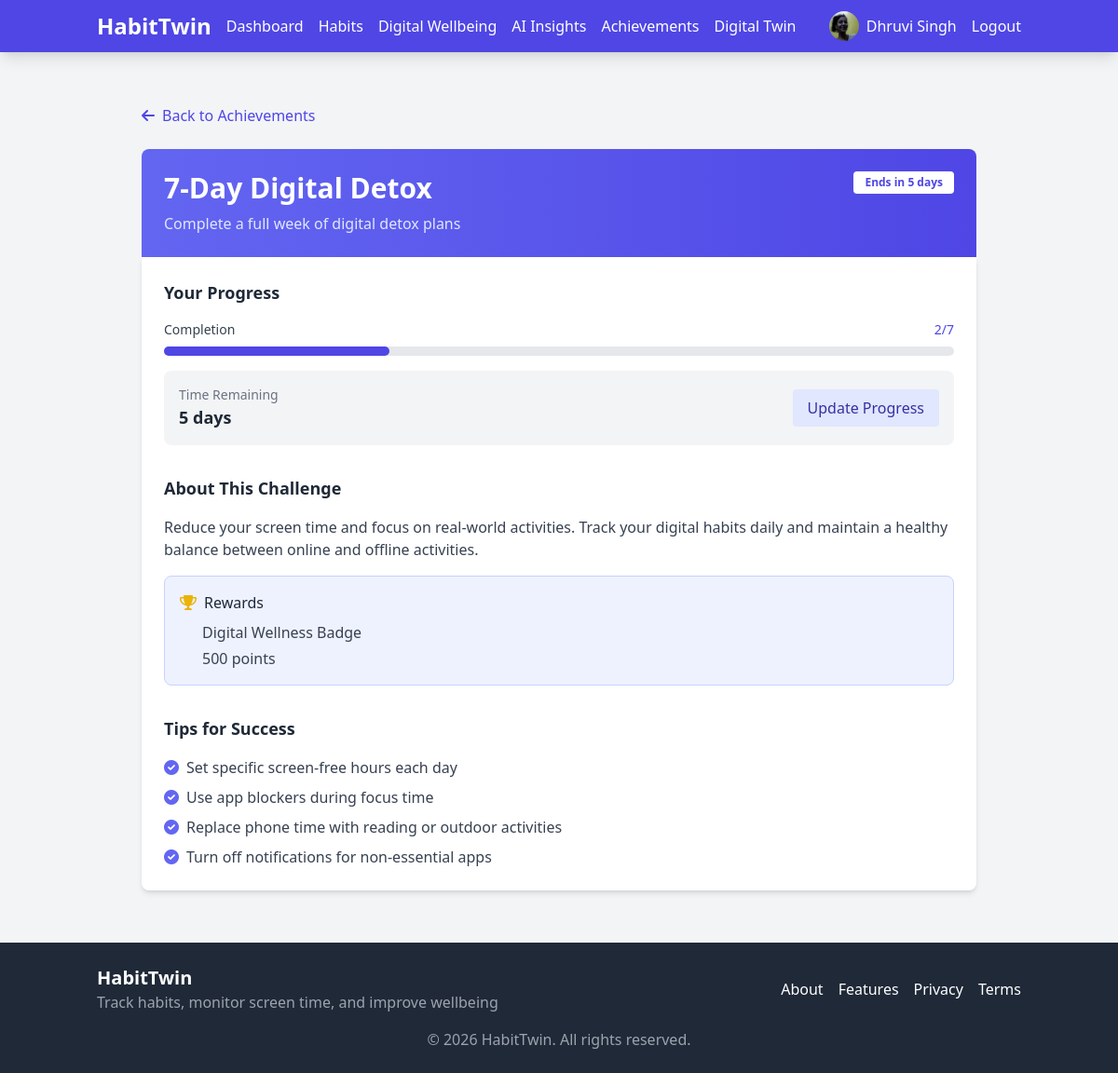
/challenge/1 (signed in), run on the app's committed database.
### app/models.py (models this page shows, shortened)
class User(db.Model, UserMixin):
    id = db.Column(db.Integer, primary_key=True)
    username = db.Column(db.String(64), unique=True, nullable=False)
    email = db.Column(db.String(120), unique=True, nullable=False)
    password_hash = db.Column(db.String(128))
    full_name = db.Column(db.String(100))
    age = db.Column(db.Integer)
    hobbies = db.Column(db.Text)
    bio = db.Column(db.Text)
    profile_pic = db.Column(db.String(100), default='default.jpg')
    join_date = db.Column(db.DateTime, default=datetime.utcnow)
    habits = db.relationship('Habit', backref='user', lazy=True)
    habit_logs = db.relationship('HabitLog', backref='user', lazy=True)
    screen_time_logs = db.relationship('ScreenTimeLog', backref='user', lazy=True)
    achievements = db.relationship('UserAchievement', backref='user', lazy=True)
    app_limits = db.relationship('AppLimit', backref='user', lazy=True)
    detox_plans = db.relationship('DigitalDetoxPlan', backref='user', lazy=True)

### app/gamification/routes.py (the view)
@gamification.route('/challenge/<int:challenge_id>')
@login_required
def challenge_details(challenge_id):
    challenges = {
        1: {
            'id': 1,
            'name': '7-Day Digital Detox',
            'description': 'Complete a full week of digital detox plans',
            'long_description': 'Reduce your screen time and focus on real-world activities. Track your digital habits daily and maintain a healthy balance between online and offline activities.',
            'end_date': datetime.now() + timedelta(days=5),
            'progress': 2,
            'total': 7,
            'reward_points': 500,
            'reward_badge': 'Digital Wellness Badge',
            'color': 'indigo',
            'tips': [
                'Set specific screen-free hours each day',
                'Use app blockers during focus time',
                'Replace phone time with reading or outdoor activities',
                'Turn off notifications for non-essential apps'
            ]
        },
        2: {
            'id': 2,
            'name': 'Morning Routine Master',
            'description': 'Complete your morning habits before 9 AM for 14 days',
            'long_description': 'Establish a consistent morning routine to start your day with purpose and energy. Complete all your morning habits before 9 AM to build discipline and productivity.',
            'end_date': datetime.now() + timedelta(days=10),
            'progress': 5,
            'total': 14,
            'reward_points': 750,
            'reward_badge': 'Early Bird Badge',
            'color': 'amber',
            'tips': [
                'Prepare for your morning the night before',
                'Wake up at the same time every day',
                'Drink water first thing in the morning',
                'Avoid checking your phone for the first 30 minutes'
            ]
        },
        3: {
            'id': 3,
            'name': 'Weekend Warrior',
            'description': 'Complete all habits on both Saturday and Sunday for 3 weekends',
            'long_description': 'Don\'t let weekends derail your progress. Maintain your habit consistency through the weekend to build true lifestyle changes that last.',
            'end_date': datetime.now() + timedelta(days=3),
            'progress': 2,
            'total': 3,
            'reward_points': 600,
            'reward_badge': 'Weekend Warrior Badge',
            'color': 'green',
            'tips': [
                'Plan your weekend schedule in advance',
                'Set specific times for habits rather than leaving them open-ended',
                'Find an accountability partner for weekend check-ins',
                'Create a visual reminder of your weekend goals'
            ]
        }
    }
    challenge = challenges.get(challenge_id)
    if not challenge:
        flash('Challenge not found', 'error')
        return redirect(url_for('gamification.achievements'))
    return render_template(
        'gamification/challenge_details.html',
        title=f'Challenge: {challenge["name"]}',
        challenge=challenge
    )

### app/templates/gamification/challenge_details.html (shortened to what this page needs)
{% extends "base.html" %}
{% block content %}
<div class="container mx-auto px-4 py-8">
    <div class="max-w-4xl mx-auto">
        <a href="{{ url_for('gamification.achievements') }}" class="inline-flex items-center text-indigo-600 hover:text-indigo-800 mb-6">
            <i class="fas fa-arrow-left mr-2"></i> Back to Achievements
        </a>
        <div class="bg-gradient-to-r rounded-t-lg p-6 text-white {% if challenge.color == 'indigo' %}from-indigo-500 to-indigo-600{% elif challenge.color == 'amber' %}from-amber-500 to-amber-600{% elif challenge.color == 'green' %}from-green-500 to-green-600{% elif challenge.color == 'blue' %}from-blue-500 to-blue-600{% elif challenge.color == 'cyan' %}from-cyan-500 to-cyan-600{% elif challenge.color == 'purple' %}from-purple-500 to-purple-600{% else %}from-gray-500 to-gray-600{% endif %}">
            <div class="flex flex-wrap justify-between items-start gap-3">
                <h1 class="text-2xl sm:text-3xl font-bold">{{ challenge.name }}</h1>
                <div class="bg-white text-xs font-bold px-3 py-1 rounded {% if challenge.color == 'indigo' %}text-indigo-600{% elif challenge.color == 'amber' %}text-amber-600{% elif challenge.color == 'green' %}text-green-600{% elif challenge.color == 'blue' %}text-blue-600{% elif challenge.color == 'cyan' %}text-cyan-600{% elif challenge.color == 'purple' %}text-purple-600{% else %}text-gray-600{% endif %}">
                    Ends in {{ (challenge.end_date - now).days }} days
                </div>
            </div>
            <p class="mt-2 {% if challenge.color == 'indigo' %}text-indigo-100{% elif challenge.color == 'amber' %}text-amber-100{% elif challenge.color == 'green' %}text-green-100{% elif challenge.color == 'blue' %}text-blue-100{% elif challenge.color == 'cyan' %}text-cyan-100{% elif challenge.color == 'purple' %}text-purple-100{% else %}text-gray-100{% endif %}">{{ challenge.description }}</p>
        </div>
        <div class="bg-white rounded-b-lg shadow-md p-6">
            <div class="mb-8">
                <h2 class="text-lg font-semibold text-gray-800 mb-4">Your Progress</h2>
                <div class="flex items-center justify-between mb-2">
                    <span class="text-sm font-medium text-gray-700">Completion</span>
                    <span class="text-sm font-medium {% if challenge.color == 'indigo' %}text-indigo-600{% elif challenge.color == 'amber' %}text-amber-600{% elif challenge.color == 'green' %}text-green-600{% elif challenge.color == 'blue' %}text-blue-600{% elif challenge.color == 'cyan' %}text-cyan-600{% elif challenge.color == 'purple' %}text-purple-600{% else %}text-gray-600{% endif %}">{{ challenge.progress }}/{{ challenge.total }}</span>
                </div>
                <div class="w-full bg-gray-200 rounded-full h-2.5 mb-4">
                    <div class="h-2.5 rounded-full {% if challenge.color == 'indigo' %}bg-indigo-600{% elif challenge.color == 'amber' %}bg-amber-600{% elif challenge.color == 'green' %}bg-green-600{% elif challenge.color == 'blue' %}bg-blue-600{% elif challenge.color == 'cyan' %}bg-cyan-600{% elif challenge.color == 'purple' %}bg-purple-600{% else %}bg-gray-600{% endif %}" style="width: {{ (challenge.progress / challenge.total) * 100 }}%"></div>
                </div>
                <div class="bg-gray-100 rounded-lg p-4 flex items-center justify-between">
                    <div>
                        <span class="block text-sm text-gray-500">Time Remaining</span>
                        <span class="block text-lg font-semibold text-gray-800">{{ (challenge.end_date - now).days }} days</span>
                    </div>
                    <button id="updateProgressBtn" class="font-medium py-2 px-4 rounded transition-colors
                        {% if challenge.color == 'indigo' %}
                            bg-indigo-100 hover:bg-indigo-200 text-indigo-800
                        {% elif challenge.color == 'amber' %}
                            bg-amber-100 hover:bg-amber-200 text-amber-800
                        {% elif challenge.color == 'green' %}
                            bg-green-100 hover:bg-green-200 text-green-800
                        {% elif challenge.color == 'blue' %}
                            bg-blue-100 hover:bg-blue-200 text-blue-800
                        {% elif challenge.color == 'cyan' %}
                            bg-cyan-100 hover:bg-cyan-200 text-cyan-800
                        {% elif challenge.color == 'purple' %}
                            bg-purple-100 hover:bg-purple-200 text-purple-800
                        {% else %}
                            bg-gray-100 hover:bg-gray-200 text-gray-800
                        {% endif %}">
                        Update Progress
                    </button>
                </div>
            </div>
            <div class="mb-8">
                <h2 class="text-lg font-semibold text-gray-800 mb-4">About This Challenge</h2>
                <p class="text-gray-700 mb-4">{{ challenge.long_description }}</p>
                <div class="bg-{{ challenge.color }}-50 border border-{{ challenge.color }}-200 rounded-lg p-4">
                    <div class="flex items-center mb-2">
                        <i class="fas fa-trophy text-yellow-500 mr-2"></i>
                        <h3 class="font-medium text-gray-800">Rewards</h3>
                    </div>
                    <ul class="pl-6 text-gray-700">
                        <li class="mb-1">{{ challenge.reward_badge }}</li>
                        <li>{{ challenge.reward_points }} points</li>
                    </ul>
                </div>
            </div>
            <div>
                <h2 class="text-lg font-semibold text-gray-800 mb-4">Tips for Success</h2>
                <ul class="space-y-2">
                    {% for tip in challenge.tips %}
                    <li class="flex items-start">
                        <i class="fas fa-check-circle text-{{ challenge.color }}-500 mt-1 mr-2"></i>
                        <span class="text-gray-700">{{ tip }}</span>
                    </li>
                    {% endfor %}
                </ul>
            </div>
        </div>
    </div>
</div>
{% endblock %}

### app/templates/base.html (shortened to what this page needs)
<!DOCTYPE html>
<html lang="en">
<head>
    <script src="https://cdn.tailwindcss.com"></script>
    <link rel="stylesheet" href="https://cdnjs.cloudflare.com/ajax/libs/font-awesome/6.0.0-beta3/css/all.min.css">
</head>
<body class="bg-gray-100 min-h-screen flex flex-col">
    <nav class="bg-indigo-600 text-white shadow-lg">
        <div class="container mx-auto px-4 py-3">
            <div class="flex justify-between items-center">
                <div class="flex items-center space-x-4">
                    <a href="{{ url_for('main.home') }}" class="text-2xl font-bold">HabitTwin</a>
                    {% if current_user.is_authenticated %}
                    <div class="hidden md:flex space-x-4">
                        <a href="{{ url_for('main.home') }}" class="hover:text-indigo-200">Dashboard</a>
                        <a href="{{ url_for('habits.view_habits') }}" class="hover:text-indigo-200">Habits</a>
                        <a href="{{ url_for('wellbeing.digital_wellbeing') }}" class="hover:text-indigo-200">Digital Wellbeing</a>
                        <a href="{{ url_for('insights.ai_insights') }}" class="hover:text-indigo-200">AI Insights</a>
                        <a href="{{ url_for('gamification.achievements') }}" class="hover:text-indigo-200">Achievements</a>
                        <a href="{{ url_for('chatbot.chatbot_page') }}" class="hover:text-indigo-200">Digital Twin</a>
                    </div>
                    {% endif %}
                </div>
                <div class="flex items-center space-x-4">
                    {% if current_user.is_authenticated %}
                        <a href="{{ url_for('profile.view_profile') }}" class="flex items-center hover:text-indigo-200">
                            <img src="{{ url_for('static', filename='img/profile/' + current_user.profile_pic) }}"
                                alt="Profile" class="w-8 h-8 rounded-full mr-2">
                            {{ current_user.username }}
                        </a>
                        <a href="{{ url_for('auth.logout') }}" class="hover:text-indigo-200">Logout</a>
                    {% else %}
                        <a href="{{ url_for('auth.login') }}" class="hover:text-indigo-200">Login</a>
                        <a href="{{ url_for('auth.register') }}" class="bg-white text-indigo-600 px-4 py-2 rounded-lg font-medium hover:bg-indigo-100">Register</a>
                    {% endif %}
                </div>
            </div>
        </div>
    </nav>
    <main class="container mx-auto px-4 py-6 flex-grow">
        {% block content %}{% endblock %}
    </main>
    <footer class="bg-gray-800 text-white py-6">
        <div class="container mx-auto px-4">
            <div class="flex flex-col md:flex-row justify-between items-center">
                <div class="mb-4 md:mb-0">
                    <h2 class="text-xl font-bold">HabitTwin</h2>
                    <p class="text-gray-400">Track habits, monitor screen time, and improve wellbeing</p>
                </div>
                <div class="flex space-x-4">
                    <a href="{{ url_for('main.about') }}" class="hover:text-indigo-300">About</a>
                    <a href="{{ url_for('main.features') }}" class="hover:text-indigo-300">Features</a>
                    <a href="#" class="hover:text-indigo-300">Privacy</a>
                    <a href="#" class="hover:text-indigo-300">Terms</a>
                </div>
            </div>
            <div class="mt-4 text-center text-gray-400">
                &copy; {{ now.year }} HabitTwin. All rights reserved.
            </div>
        </div>
    </footer>
</body>
</html>

### data on the page
User: profile_pic (picture), username "Dhruvi Singh"

### other printed values
{{ challenge.name }} "7-Day Digital Detox"
{{ challenge.description }} "Complete a full week of digital detox plans"
{{ challenge.progress }} "2"
{{ challenge.total }} "7"
{{ challenge.long_description }} "Reduce your screen time and focus on real-world activities. Track your digital habits daily and maintain a healthy balance between online and offline activities."
{{ challenge.reward_badge }} "Digital Wellness Badge"
{{ challenge.reward_points }} "500"
{{ tip }} "Set specific screen-free hours each day" "Use app blockers during focus time" "Replace phone time with reading or outdoor activities" "Turn off notifications for non-essential apps"
